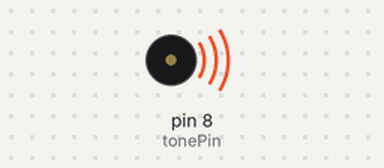
Recording of a sketch running on a simulated Arduino Uno, built with avr-gcc and run on an emulated ATmega328P. Parts: buzzer (waves = sounding).

Above: at 0.2 s.
At 5.7 s:
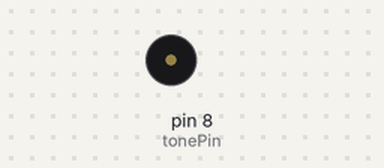
Timing chart, 0 to 10.7 s (numbered marks = the images above):
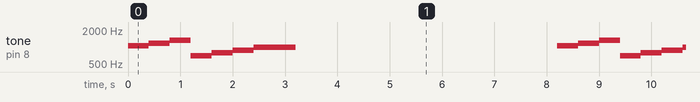

Measured:
- by itself, tone on pin 8 (tonePin): repeats every 8.2 s: 1174 Hz 0.40 s, 1318 Hz 0.40 s, 698 Hz 0.40 s, 783 Hz 0.40 s, 880 Hz 0.40 s, 987 Hz 0.80 s, silent 5.0 s, 1046 Hz 0.40 s

The sketch:

P17_CustomMusic.ino
```cpp
//对应音符和频率值
 #define NOTE_D0 -1
 #define NOTE_DL1 261
 #define NOTE_DL2 293
 #define NOTE_DL3 311
 #define NOTE_DL4 349
 #define NOTE_DL5 391
 #define NOTE_DL6 440
 #define NOTE_DL7 493

 #define NOTE_D1 523
 #define NOTE_D2 587
 #define NOTE_D3 659
 #define NOTE_D4 698
 #define NOTE_D5 783
 #define NOTE_D6 880
 #define NOTE_D7 987

 #define NOTE_DH1 1046
 #define NOTE_DH2 1174
 #define NOTE_DH3 1318
 #define NOTE_DH4 1396
 #define NOTE_DH5 1567
 #define NOTE_DH6 1760
 #define NOTE_DH7 1975

 #define LONG 2
 #define WHOLE 1
 #define HALF 0.5
 #define QUARTER 0.25
 #define EIGHTH 0.25
 #define SIXTEENTH 0.625
  //整首曲子的音符部分
 int tune[] =
 {
   NOTE_DH1,NOTE_DH2, NOTE_DH3, NOTE_D4,NOTE_D5, NOTE_D6,NOTE_D7
 };
 //曲子的节拍，即音符持续时间
 float duration[] =
 {
   1,1,1,1,1,1,2
 };
  int length;//定义一个变量用来表示共有多少个音符
 int tonePin = 8; //蜂鸣器的pin

 void setup()
 {
   pinMode(tonePin, OUTPUT); //设置蜂鸣器的pin为输出模式
   length = sizeof(tune) / sizeof(tune[0]); //这里用了一个sizeof函数，查出数组里有多少个音符
 }
 void loop()
 {
   for (int x = 0; x < length; x++) //循环音符的次数
   {
     tone(tonePin, tune[x]); //依次播放tune数组元素，即每个音符
     delay(400 * duration[x]); //每个音符持续的时间，即节拍duration，400是调整时间的越大，曲子速度越慢，越小曲子速度越快
     noTone(tonePin);//停止当前音符，进入下一音符
   }
   delay(5000);//等待5秒后，循环重新开始
 }
```
